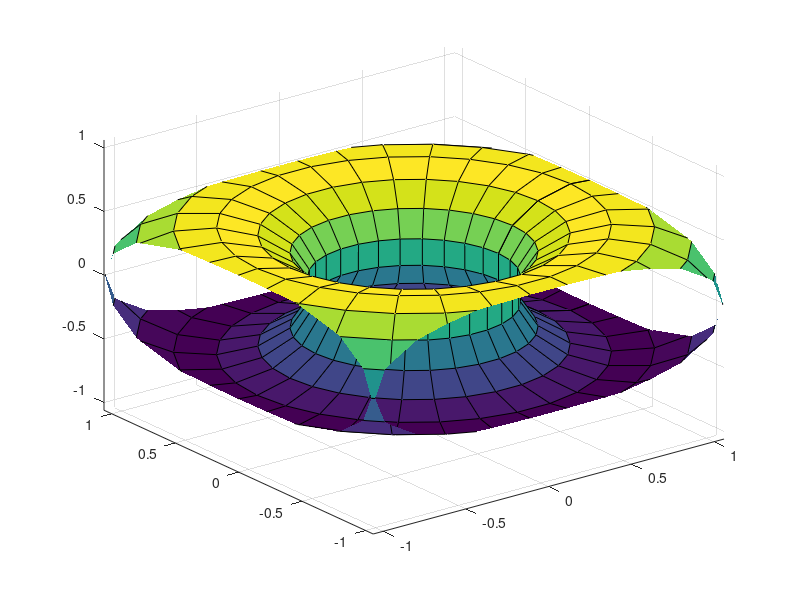

Write MATLAB code to recreate this figure.
function [x, y, z] = torus (r, n, a)
% TORUS Generate a torus.
% torus (r, n, a) generates a plot of a
% torus with central radius a and
% lateral radius r.
% n controls the number of facets
% on the surface.
% These input variables are optional
% with defaults r = 0.5, n = 30, a = 1.
%
% [x, y, z] = torus(r, n, a) generates
% three (n + 1)-by-(n + 1) matrices so
% that surf (x, y, z) will produce the
% torus.
%
% See also SPHERE, CYLINDER
%
% MATLAB Primer, 6th Edition
% Kermit Sigmon and Timothy A. Davis
% Section 11.5, page 65.

if nargin < 3, a = 1 ; end
if nargin < 2, n = 30 ; end
if nargin < 1, r = 0.5 ; end
theta = pi * (0:2:2*n)/n ;
phi = 2*pi* (0:2:n)'/n ;
xx = (a + r*cos(phi)) * cos(theta) ;
yy = (a + r*cos(phi)) * sin(theta) ;
zz = r * sin(phi) * ones(size(theta)) ;
if nargout == 0
    surf (xx, yy, zz) ;
    ar = (a + r)/sqrt(2) ;
    axis([-ar, ar, -ar, ar, -ar, ar]) ;
else
    x = xx ;
    y = yy ;
    z = zz ;
end